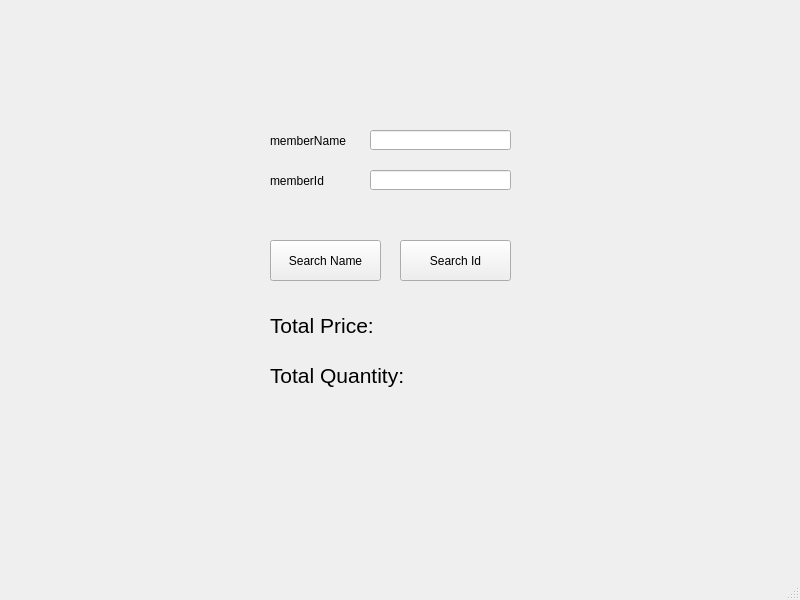
<?xml version="1.0" encoding="UTF-8"?>
<ui version="4.0">
 <class>searchMember</class>
 <widget class="QMainWindow" name="searchMember">
  <property name="geometry">
   <rect>
    <x>0</x>
    <y>0</y>
    <width>800</width>
    <height>600</height>
   </rect>
  </property>
  <property name="windowTitle">
   <string>MainWindow</string>
  </property>
  <widget class="QWidget" name="centralwidget">
   <widget class="QWidget" name="widget" native="true">
    <property name="geometry">
     <rect>
      <x>250</x>
      <y>60</y>
      <width>281</width>
      <height>381</height>
     </rect>
    </property>
    <property name="acceptDrops">
     <bool>false</bool>
    </property>
    <property name="autoFillBackground">
     <bool>true</bool>
    </property>
    <widget class="QLineEdit" name="memberNameLine">
     <property name="geometry">
      <rect>
       <x>120</x>
       <y>70</y>
       <width>141</width>
       <height>20</height>
      </rect>
     </property>
    </widget>
    <widget class="QLabel" name="label_2">
     <property name="geometry">
      <rect>
       <x>20</x>
       <y>70</y>
       <width>81</width>
       <height>21</height>
      </rect>
     </property>
     <property name="text">
      <string>memberName</string>
     </property>
    </widget>
    <widget class="QPushButton" name="searchName">
     <property name="geometry">
      <rect>
       <x>20</x>
       <y>180</y>
       <width>111</width>
       <height>41</height>
      </rect>
     </property>
     <property name="text">
      <string>Search Name</string>
     </property>
    </widget>
    <widget class="QLabel" name="label_3">
     <property name="geometry">
      <rect>
       <x>20</x>
       <y>110</y>
       <width>81</width>
       <height>21</height>
      </rect>
     </property>
     <property name="text">
      <string>memberId</string>
     </property>
    </widget>
    <widget class="QLineEdit" name="memberIdLine">
     <property name="geometry">
      <rect>
       <x>120</x>
       <y>110</y>
       <width>141</width>
       <height>20</height>
      </rect>
     </property>
     <property name="font">
      <font>
       <stylestrategy>PreferDefault</stylestrategy>
      </font>
     </property>
     <property name="inputMethodHints">
      <set>Qt::ImhDigitsOnly</set>
     </property>
    </widget>
    <widget class="QPushButton" name="searchId">
     <property name="geometry">
      <rect>
       <x>150</x>
       <y>180</y>
       <width>111</width>
       <height>41</height>
      </rect>
     </property>
     <property name="text">
      <string>Search Id</string>
     </property>
    </widget>
    <widget class="QLabel" name="label_5">
     <property name="geometry">
      <rect>
       <x>20</x>
       <y>240</y>
       <width>121</width>
       <height>51</height>
      </rect>
     </property>
     <property name="font">
      <font>
       <pointsize>16</pointsize>
      </font>
     </property>
     <property name="text">
      <string>Total Price: </string>
     </property>
    </widget>
   </widget>
   <widget class="QLabel" name="label_6">
    <property name="geometry">
     <rect>
      <x>270</x>
      <y>350</y>
      <width>141</width>
      <height>51</height>
     </rect>
    </property>
    <property name="font">
     <font>
      <pointsize>16</pointsize>
     </font>
    </property>
    <property name="text">
     <string>Total Quantity: </string>
    </property>
   </widget>
   <widget class="QLabel" name="priceLabel">
    <property name="geometry">
     <rect>
      <x>380</x>
      <y>300</y>
      <width>121</width>
      <height>51</height>
     </rect>
    </property>
    <property name="font">
     <font>
      <pointsize>16</pointsize>
     </font>
    </property>
    <property name="text">
     <string/>
    </property>
   </widget>
   <widget class="QLabel" name="quantLabel">
    <property name="geometry">
     <rect>
      <x>410</x>
      <y>350</y>
      <width>121</width>
      <height>51</height>
     </rect>
    </property>
    <property name="font">
     <font>
      <pointsize>16</pointsize>
     </font>
    </property>
    <property name="text">
     <string/>
    </property>
   </widget>
  </widget>
  <widget class="QMenuBar" name="menubar">
   <property name="geometry">
    <rect>
     <x>0</x>
     <y>0</y>
     <width>800</width>
     <height>21</height>
    </rect>
   </property>
  </widget>
  <widget class="QStatusBar" name="statusbar"/>
 </widget>
 <resources/>
 <connections/>
</ui>
